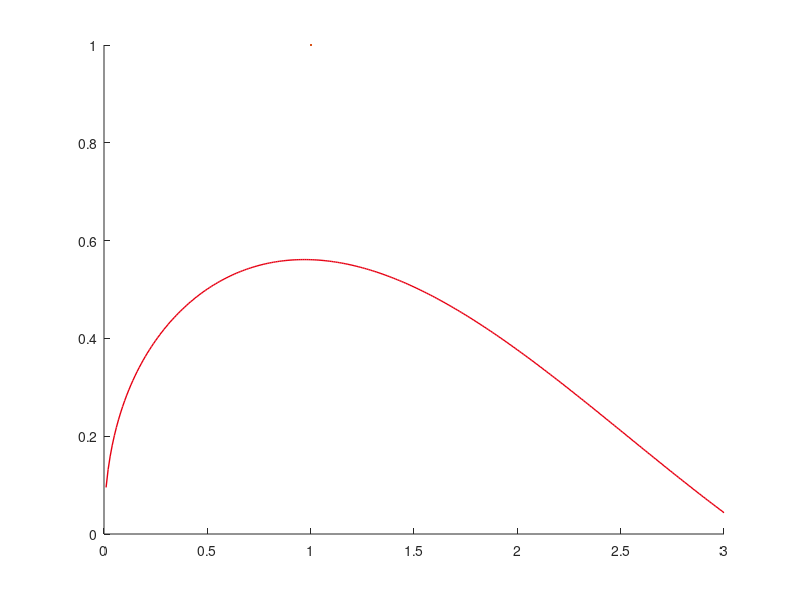

Here is the MATLAB script that generated this plot: (Note: this script raises an error after producing the figure.)
data = [
    0.50 0.513 0.05 0.023
    1.00 0.561 0.05 0.018
    1.50 0.499 0.05 0.026
    2.00 0.369 0.05 0.019
    2.50 0.218 0.05 0.025
    ];

hold on

x = data(:, 1);
y = data(:, 2);
xEr = data(:, 3);
yEr = data(:, 4);
x0 = 0:0.01:3;

y0 = sin(x0) ./ (sqrt(x0) + 0.5 .* x0); % 定义函数

plot(x0, y0, '-', ...
    'Color', [0.90 0 0.07], ...
    'LineWidth', 1)
errorbar(x, y, yEr, yEr, xEr, xEr, '.', ...
    'Color', [0.27 0.45 0.77], ...
    'LineWidth', 1, ...
    'CapSize', 8); % 误差棒端长度
% 误差图（X，Y，Y-，Y+，X-，X+，各种选项，对应值）

axis([0 3 0 0.6])
xlabel('X(mm)')
ylabel('Y(mm)')
legend('理论曲线', '实验结果')
title('Y与X关系实验结果及理论曲线')
